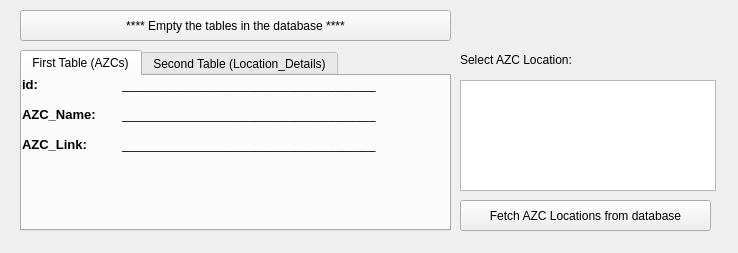
<?xml version="1.0" encoding="UTF-8"?>
<ui version="4.0">
 <class>MainUI</class>
 <widget class="QWidget" name="MainUI">
  <property name="geometry">
   <rect>
    <x>0</x>
    <y>0</y>
    <width>738</width>
    <height>253</height>
   </rect>
  </property>
  <property name="windowTitle">
   <string>Widget</string>
  </property>
  <property name="styleSheet">
   <string notr="true"/>
  </property>
  <widget class="QTabWidget" name="tabWidget">
   <property name="enabled">
    <bool>true</bool>
   </property>
   <property name="geometry">
    <rect>
     <x>20</x>
     <y>50</y>
     <width>431</width>
     <height>181</height>
    </rect>
   </property>
   <property name="currentIndex">
    <number>0</number>
   </property>
   <property name="tabBarAutoHide">
    <bool>false</bool>
   </property>
   <widget class="QWidget" name="tab_2">
    <attribute name="title">
     <string>First Table (AZCs)</string>
    </attribute>
    <widget class="QLabel" name="A">
     <property name="geometry">
      <rect>
       <x>0</x>
       <y>30</y>
       <width>91</width>
       <height>16</height>
      </rect>
     </property>
     <property name="font">
      <font>
       <pointsize>10</pointsize>
       <weight>75</weight>
       <bold>true</bold>
      </font>
     </property>
     <property name="text">
      <string>AZC_Name:</string>
     </property>
    </widget>
    <widget class="QLabel" name="locationNameLabel">
     <property name="geometry">
      <rect>
       <x>100</x>
       <y>30</y>
       <width>301</width>
       <height>17</height>
      </rect>
     </property>
     <property name="text">
      <string>______________________________________</string>
     </property>
    </widget>
    <widget class="QLabel" name="label_7">
     <property name="geometry">
      <rect>
       <x>0</x>
       <y>0</y>
       <width>91</width>
       <height>16</height>
      </rect>
     </property>
     <property name="font">
      <font>
       <pointsize>10</pointsize>
       <weight>75</weight>
       <bold>true</bold>
      </font>
     </property>
     <property name="text">
      <string>id:</string>
     </property>
    </widget>
    <widget class="QLabel" name="label_8">
     <property name="geometry">
      <rect>
       <x>0</x>
       <y>60</y>
       <width>91</width>
       <height>16</height>
      </rect>
     </property>
     <property name="font">
      <font>
       <pointsize>10</pointsize>
       <weight>75</weight>
       <bold>true</bold>
      </font>
     </property>
     <property name="text">
      <string>AZC_Link:</string>
     </property>
    </widget>
    <widget class="QLabel" name="LinkLabel">
     <property name="geometry">
      <rect>
       <x>100</x>
       <y>60</y>
       <width>301</width>
       <height>17</height>
      </rect>
     </property>
     <property name="text">
      <string>______________________________________</string>
     </property>
    </widget>
    <widget class="QLabel" name="idLabel">
     <property name="geometry">
      <rect>
       <x>100</x>
       <y>0</y>
       <width>301</width>
       <height>17</height>
      </rect>
     </property>
     <property name="text">
      <string>______________________________________</string>
     </property>
    </widget>
   </widget>
   <widget class="QWidget" name="tab">
    <attribute name="title">
     <string>Second Table (Location_Details)</string>
    </attribute>
    <widget class="QLabel" name="PostalCodeLabel">
     <property name="geometry">
      <rect>
       <x>130</x>
       <y>30</y>
       <width>281</width>
       <height>17</height>
      </rect>
     </property>
     <property name="text">
      <string>______________________________________</string>
     </property>
    </widget>
    <widget class="QLabel" name="label_2">
     <property name="geometry">
      <rect>
       <x>0</x>
       <y>30</y>
       <width>91</width>
       <height>16</height>
      </rect>
     </property>
     <property name="font">
      <font>
       <pointsize>10</pointsize>
       <weight>75</weight>
       <bold>true</bold>
      </font>
     </property>
     <property name="text">
      <string>postal_code:</string>
     </property>
    </widget>
    <widget class="QLabel" name="label_3">
     <property name="geometry">
      <rect>
       <x>0</x>
       <y>50</y>
       <width>96</width>
       <height>16</height>
      </rect>
     </property>
     <property name="font">
      <font>
       <pointsize>10</pointsize>
       <weight>75</weight>
       <bold>true</bold>
      </font>
     </property>
     <property name="text">
      <string>house_number:</string>
     </property>
    </widget>
    <widget class="QLabel" name="HouseNumberLabel">
     <property name="geometry">
      <rect>
       <x>130</x>
       <y>50</y>
       <width>281</width>
       <height>17</height>
      </rect>
     </property>
     <property name="text">
      <string>______________________________________</string>
     </property>
    </widget>
    <widget class="QLabel" name="LocationManagerLabel">
     <property name="geometry">
      <rect>
       <x>130</x>
       <y>70</y>
       <width>291</width>
       <height>21</height>
      </rect>
     </property>
     <property name="text">
      <string>______________________________________</string>
     </property>
    </widget>
    <widget class="QLabel" name="label_5">
     <property name="geometry">
      <rect>
       <x>0</x>
       <y>70</y>
       <width>121</width>
       <height>21</height>
      </rect>
     </property>
     <property name="font">
      <font>
       <pointsize>10</pointsize>
       <weight>75</weight>
       <bold>true</bold>
      </font>
     </property>
     <property name="text">
      <string>location_manager:</string>
     </property>
    </widget>
    <widget class="QLabel" name="idsecondLabel">
     <property name="geometry">
      <rect>
       <x>130</x>
       <y>0</y>
       <width>281</width>
       <height>17</height>
      </rect>
     </property>
     <property name="text">
      <string>______________________________________</string>
     </property>
     <property name="textFormat">
      <enum>Qt::RichText</enum>
     </property>
    </widget>
    <widget class="QLabel" name="label_6">
     <property name="geometry">
      <rect>
       <x>0</x>
       <y>0</y>
       <width>121</width>
       <height>21</height>
      </rect>
     </property>
     <property name="font">
      <font>
       <pointsize>10</pointsize>
       <weight>75</weight>
       <bold>true</bold>
      </font>
     </property>
     <property name="text">
      <string>id:</string>
     </property>
    </widget>
   </widget>
  </widget>
  <widget class="QLabel" name="label">
   <property name="geometry">
    <rect>
     <x>460</x>
     <y>50</y>
     <width>171</width>
     <height>20</height>
    </rect>
   </property>
   <property name="text">
    <string>Select AZC Location:</string>
   </property>
  </widget>
  <widget class="QPushButton" name="buttonfetchAZCLocations">
   <property name="geometry">
    <rect>
     <x>460</x>
     <y>200</y>
     <width>251</width>
     <height>31</height>
    </rect>
   </property>
   <property name="text">
    <string>Fetch AZC Locations from database</string>
   </property>
  </widget>
  <widget class="QPushButton" name="buttonEmptyTables">
   <property name="geometry">
    <rect>
     <x>20</x>
     <y>10</y>
     <width>431</width>
     <height>31</height>
    </rect>
   </property>
   <property name="text">
    <string>**** Empty the tables in the database ****</string>
   </property>
  </widget>
  <widget class="QListWidget" name="AZCs">
   <property name="geometry">
    <rect>
     <x>460</x>
     <y>80</y>
     <width>256</width>
     <height>111</height>
    </rect>
   </property>
  </widget>
 </widget>
 <resources/>
 <connections/>
</ui>
